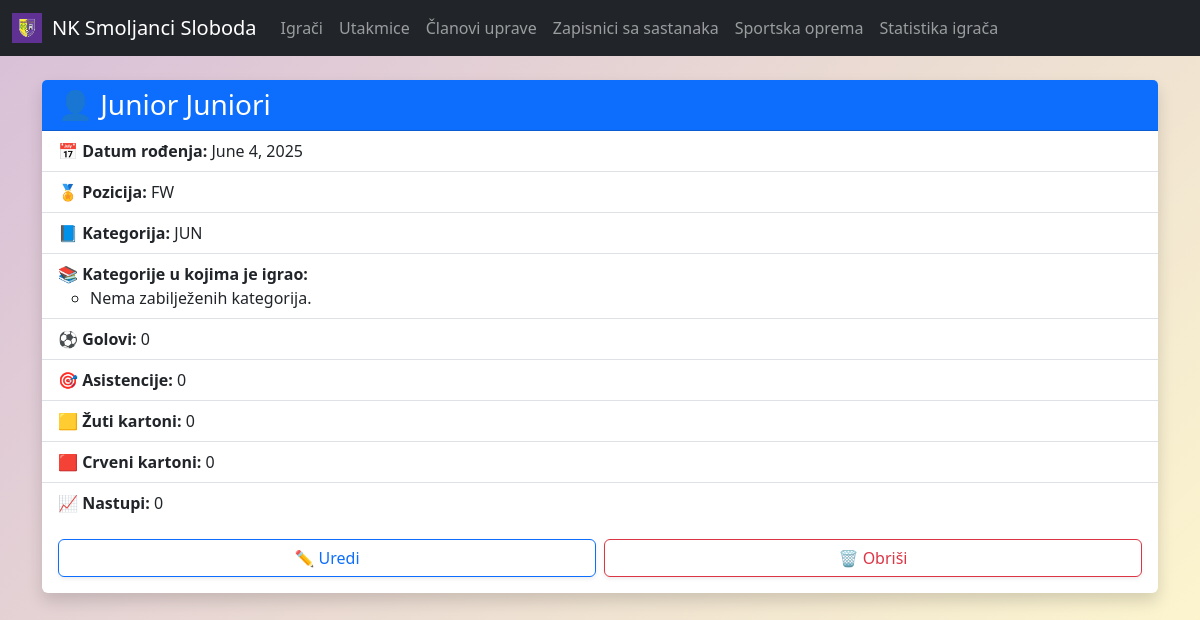
Page /players/45/ on the earlier database version.
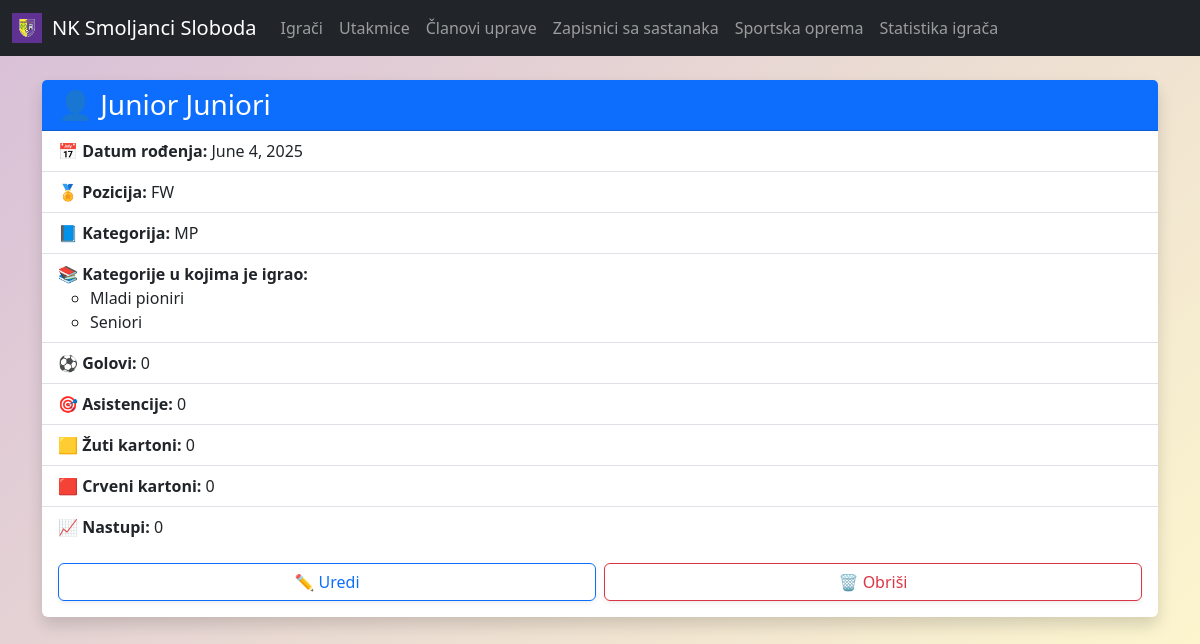
Same page on the later database version.
### main/models.py (models this page shows, shortened)
class Player(models.Model):
    first_name = models.CharField(max_length=50)
    last_name = models.CharField(max_length=50)
    date_of_birth = models.DateField()
    position = models.CharField(max_length=2, choices=POSITIONS)
    category = models.CharField(max_length=3, choices=CATEGORIES, null=True, blank=True)
    goals = models.PositiveIntegerField(default=0)
    assists = models.PositiveIntegerField(default=0)
    yellow_cards = models.PositiveIntegerField(default=0)
    red_cards = models.PositiveIntegerField(default=0)
    appearances = models.PositiveIntegerField(default=0)

class PlayerCategoryHistory(models.Model):
    player = models.ForeignKey(Player, on_delete=models.CASCADE, related_name='category_history')
    category = models.CharField(max_length=3, choices=CATEGORIES)
    changed_at = models.DateTimeField(auto_now_add=True)

### main/views.py (the view)
# urls.py: path("players/<int:pk>/", views.player_detail, name="player_detail"),
def player_detail(request, pk):
    player = get_object_or_404(Player, pk=pk)
    history = player.category_history.order_by('-changed_at')
    return render(request, 'main/players/player_detail.html', {
        'player': player,
        'category_history': history
    })

### templates/main/players/player_detail.html
{% extends 'main/base.html' %} {% block title %}Detalji igrača{% endblock %}
{%block content %}
<div class="container my-4">
  <div class="card shadow border-0">
    <div class="card-header bg-primary text-white">
      <h3 class="mb-0">👤 {{ player.first_name }} {{ player.last_name }}</h3>
    </div>
    <ul class="list-group list-group-flush">
      <li class="list-group-item">
        <strong>📅 Datum rođenja:</strong> {{ player.date_of_birth }}
      </li>
      <li class="list-group-item">
        <strong>🏅 Pozicija:</strong> {{ player.position }}
      </li>
      <li class="list-group-item">
        <strong>📘 Kategorija:</strong> {{ player.category }}
      </li>
      <li class="list-group-item">
        <strong>📚 Kategorije u kojima je igrao:</strong>
        <ul class="mb-0">
          {% for record in category_history %}
            <li>{{ record.get_category_display }}</li>
          {% empty %}
            <li>Nema zabilježenih kategorija.</li>
          {% endfor %}
        </ul>
      </li>
      <li class="list-group-item">
        <strong>⚽ Golovi:</strong> {{ player.goals }}
      </li>
      <li class="list-group-item">
        <strong>🎯 Asistencije:</strong> {{ player.assists }}
      </li>
      <li class="list-group-item">
        <strong>🟨 Žuti kartoni:</strong> {{ player.yellow_cards }}
      </li>
      <li class="list-group-item">
        <strong>🟥 Crveni kartoni:</strong> {{ player.red_cards }}
      </li>
      <li class="list-group-item">
        <strong>📈 Nastupi:</strong> {{ player.appearances }}
      </li>
    </ul>
    <div class="card-body d-flex gap-2">
      <a
        class="btn btn-outline-primary w-100 shadow-sm"
        href="{% url 'main:player_update' player.id %}"
      >
        ✏️ Uredi
      </a>
      <a
        class="btn btn-outline-danger w-100 shadow-sm"
        href="{% url 'main:player_delete' player.id %}"
      >
        🗑️ Obriši
      </a>
    </div>
  </div>
</div>
{% endblock %}

Differences in the rows shown:
changed Player "Junior": category "JUN" → "MP"
added PlayerCategoryHistory: category "Mladi pioniri"
added PlayerCategoryHistory: category "Seniori"
Other differences:
text no longer shown: "Nema zabilježenih kategorija."
